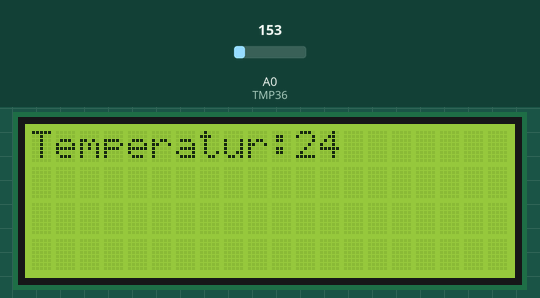
Recording of a sketch running on a simulated Arduino Uno, built with avr-gcc and run on an emulated ATmega328P. Shown: 20×4 character LCD. The test bench sets the inputs (shaded band); at power-on: A0 (TMP36) = 153.

Above: at 5.6 s.
5.7 s: A0 (TMP36) set to 165
At 16.2 s:
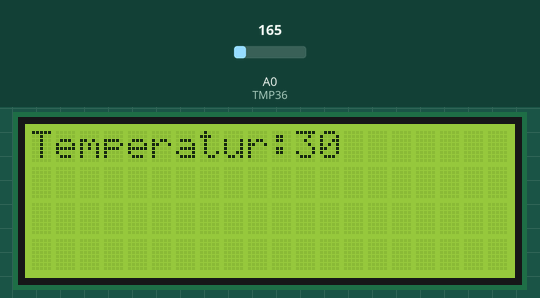
16.5 s: A0 (TMP36) set to 175
26.6 s: A0 (TMP36) set to 191
At 35.9 s:
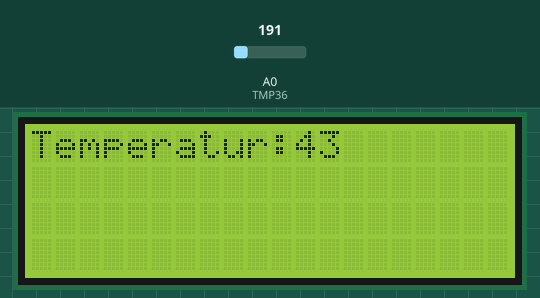
Timing chart, 0 to 37.4 s (numbered marks = the images above; inputs shaded):
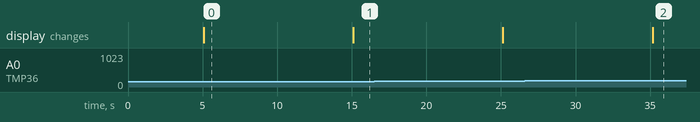

The sketch:

temp_feuch_anzeige.ino
```cpp
//Sensoren:Feuchtigkeitssensor,Temperatursensor

//Werte für Temperatur
int TMP36 = A0; //Der Sensor soll am Analogen Pin A0 angeschlosen sein wir nennen ihn ab jetzt TMP36
int sensorwert;
#include <Wire.h> //wire bibliothek einbinden
#include <LiquidCrystal_I2C.h>//Vorher hinzugefügtes Bibliothek einbinden
LiquidCrystal_I2C lcd(0x27, 20, 4);//Hex adresse lcd mit 16 liquid cry


int temperatur = 0; // unter der Variable Temparatur sollen wir später den TemparaturWert zurück kriegen hier soll er auch gespeichert werden
int t = 5000; // t soll uns die zeitliche Abstände zwischen zweier Abmessungen angeben
//Werte für Feuchtigkeit
int messwert = 0; //messwert der Feuchtigkeitssensor wird gemessen

void setup() {
  lcd.init();//starten von lcd
  lcd.backlight();//hintergrundbeleuchtung einschalten
  //Serial.begin(9600);//Die kommunikation mit dem seriellen Monitor soll hier Aufgebaut werden damit uns die werte  zurück gegeben werden.
  //über die serielle kommunikation sendet das board die Messwerte an den Computer .WERKZEUGE/SERIELLER MONITOR starten um die Messwerte zu sehen

}

void loop() {
  //Temperatur
 sensorwert = analogRead(TMP36); //Auslesen des Sensorwertes
  temperatur = map(sensorwert, 0, 410, -50, 150); //map(umzuwandelnder Wert,Minimum Messbereich,Maximum Messbereich,Minimum Ausgabewert,Minimum Ausgabewert)=>der Befehl map
  //wandelt den Sensorwert
 delay(t);//nach jeder Messung wird eine Pause eingelegt hier in diesem Fall jede sekunde
 lcd.setCursor(0, 0);
 lcd.print("Temperatur:");//Im seriellen Monitor wird die Einheit eingeblendet
 lcd.setCursor(11, 0);
 lcd.print(temperatur);//über die serielle kommunikation wird der wert"temperatur"an den PC gesendet.


  //Feuchtigkeit
 // messwert = analogRead(A1);//Die Spannung an dem Sensor wird Ausgelesen und in variable "messwert" gespeichert
  //lcd.setCursor(0, 1);
  //lcd.print("Feuchtigkeit:");//das wort Feuchtigkeitsmesswert wird ausgegeben
  //lcd.setCursor(13, 1);
  //lcd.print(messwert);//im Anschluss der eigentliche Wert
  //delay(t);//zum Schluss kleine Paus der länge 5 sekunden

}
```

Measured:
- after the input at 5.7 s, the display: changes after 9.4 s (image 1)
- after the input at 26.6 s, the display: changes after 8.6 s (image 2)
